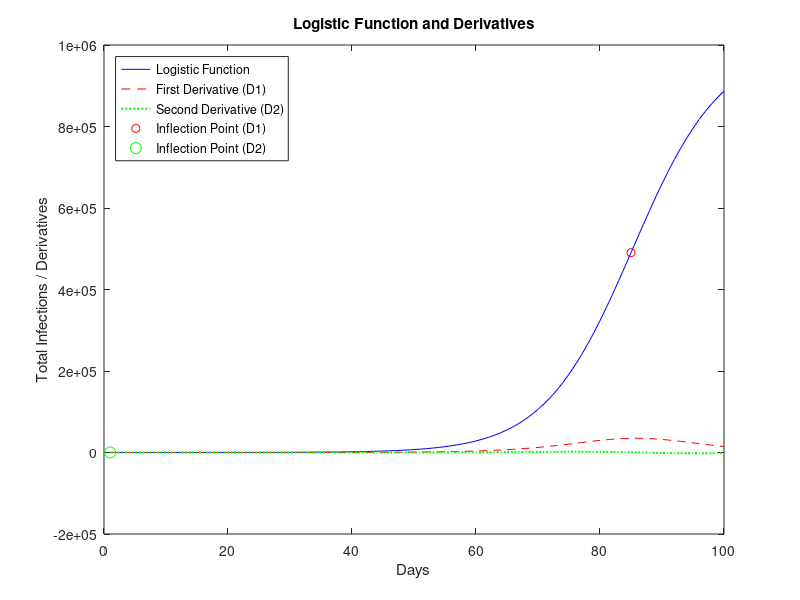

The MATLAB script that drew this image:
R_0 = 1.15;
K = 1e6; 
n = 100;

% Logistic function
t = 1:n;
logistic_infections = K ./ (1 + (K * (R_0 - 1) - R_0) * R_0.^-(t));

% D1(z) = 1 - z^-1 (First Derivative)
D1 = [1, -1];

% D1 filter to approximate the first derivative
first_derivative = filter(D1, 1, logistic_infections);

% Global maximum of the first derivative
[~, max_index] = max(first_derivative);
inflection_point_1 = max_index - 1;  % Adjust index

% D2(z) = 1 - 2z^-1 + z^-2 (Second Derivative)
D2 = [1, -2, 1];

% D2 filter to approximate the second derivative
second_derivative = filter(D2, 1, logistic_infections);

% Find zero-crossing of the second derivative
zero_crossing_indices = find(diff(sign(second_derivative)) < 0, 1, 'first');
inflection_point_2 = zero_crossing_indices; 

figure;
plot(t, logistic_infections, 'b', t, first_derivative, 'r--', t, second_derivative, 'g:', 'LineWidth', 1.5);
hold on;
plot(inflection_point_1, logistic_infections(inflection_point_1), 'ro', inflection_point_2, logistic_infections(inflection_point_2), 'go', 'MarkerSize', 8);
title('Logistic Function and Derivatives');
xlabel('Days');
ylabel('Total Infections / Derivatives');
legend('Logistic Function', 'First Derivative (D1)', 'Second Derivative (D2)', 'Inflection Point (D1)', 'Inflection Point (D2)', 'Location', 'northwest');
